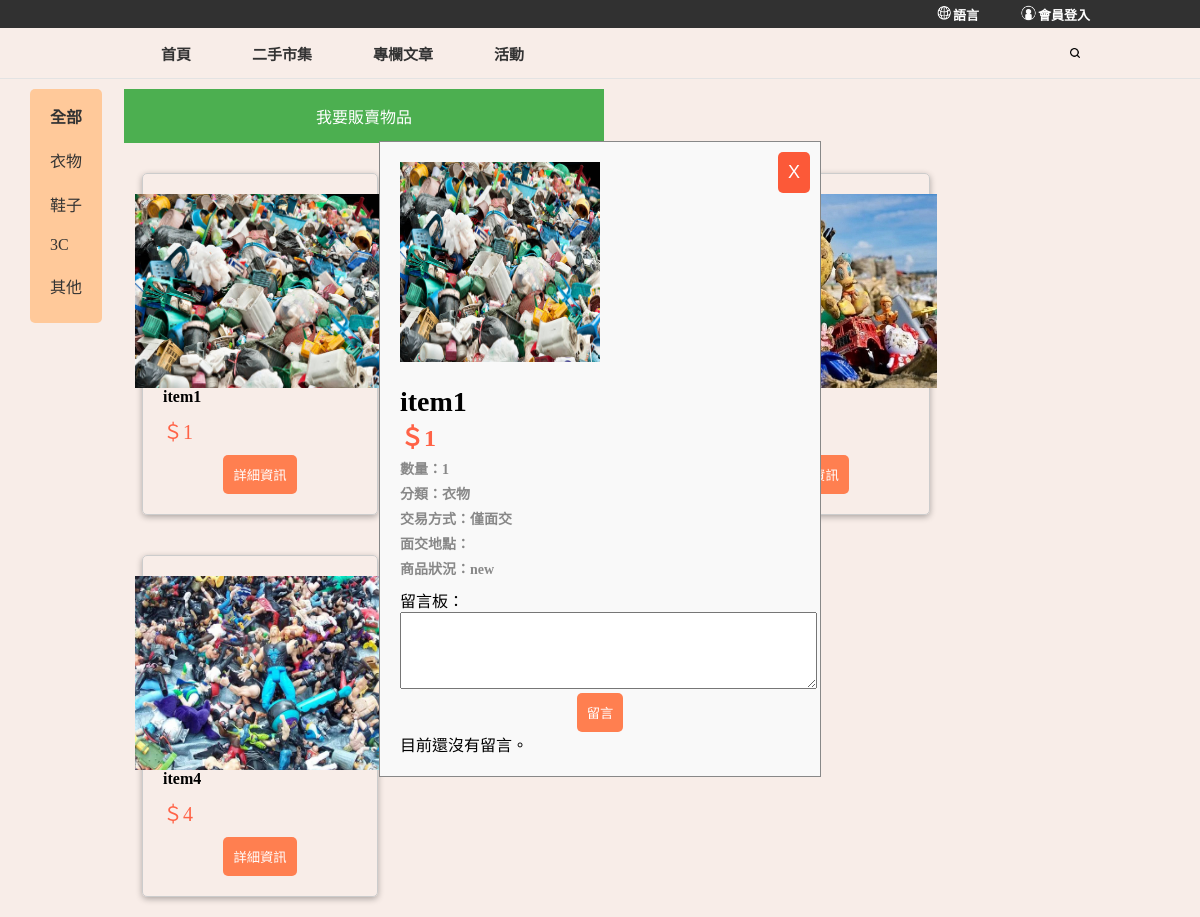
/posts/item/1/, run on an earlier commit of the app's database.
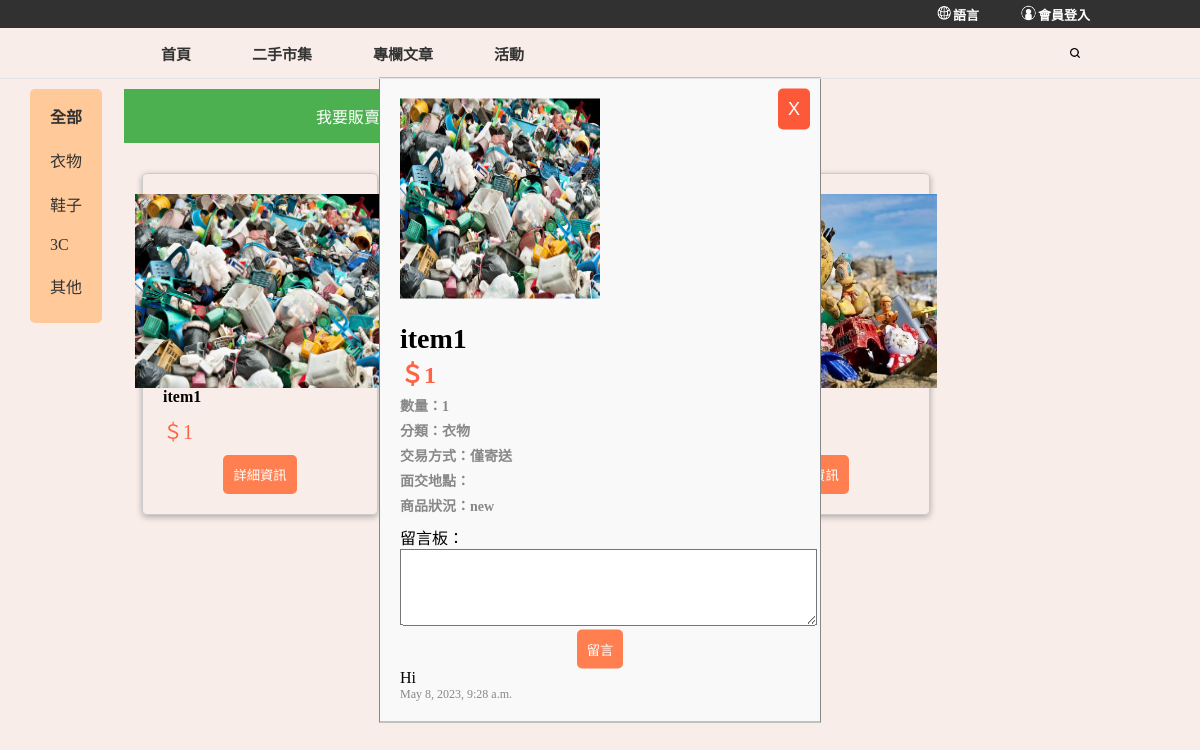
And on a later commit of the database.
### posts/models.py (models this page shows)
class Item(models.Model):
    item_id = models.AutoField(auto_created=True, primary_key=True)
    name = models.CharField(max_length=100)
    price = models.IntegerField()
    transaction_type = models.CharField(max_length=20)
    transaction_location = models.CharField(max_length=100, blank=True)
    quantity = models.IntegerField()
    category = models.CharField(max_length=20)
    condition = models.CharField(max_length=200)
    image = models.ImageField(upload_to='images/')

class Comment(models.Model):
    item_id = models.ForeignKey(Item, on_delete=models.CASCADE)
    content = models.TextField()
    created_at = models.DateTimeField(auto_now_add=True)

### posts/views.py (the view)
# urls.py: path('item/<int:item_id>/', views.item_detail, name='item_detail'),
def item_detail(request, item_id, category=None):
    if category:
        items = Item.objects.filter(category=category)
    else:
        items = Item.objects.all()
    item = get_object_or_404(Item, pk=item_id)
    item_id = item.item_id
    if request.method == 'POST':
        comment_content = request.POST.get('comment')
        comment = Comment(item_id=item, content=comment_content)
        comment.save()
        comments = Comment.objects.filter(item_id=item)
    else:
        comments = Comment.objects.filter(item_id=item)
    return render(request, 'item_detail.html', {'items': items, 'item': item, 'comments': comments, 'item_id': item_id})

### posts/templates/item_detail.html (shortened to what the changed rows need)
{% load static %}
<!DOCTYPE html>
<html lang="zh-TW">
<head>
  <link rel="stylesheet" href="{% static 'style.css' %}?v=1">
  <link rel="stylesheet" href="{% static 'navbar.css' %}?v=1">
</head>
<body>
    <div id="item-container">
        {% for item in items %}
            <div class="newItem">
                <div class="item-image-container">
                    <img src="{{ item.image.url }}" alt="{{ item.name }}"></img>
                </div>
                <div class="item-text-container">
                    <h3>{{ item.name }}</h3>
                    <p>＄{{ item.price }}</p>
                    <button class="item-details-button" data-item-id="{{ item.item_id }}">詳細資訊</button>
                </div>
                    <div class="item-details-container" data-item-id="{{ item.item_id }}">
                        <div class="item-details-image">
                            <img src="{{ item.image.url }}" alt="{{ item.name }}" />
                        </div>
                        <div class="item-details-text">
                            <h2>{{ item.name }}</h3>
                            <h3>＄{{ item.price }}</p>
                            <p>數量：{{ item.quantity }}</p>
                            <p>分類：{{ item.category }}</p>
                            <p>交易方式：{{ item.transaction_type }}</p>
                            <p>面交地點：{{ item.transaction_location }}</p>
                            <p>商品狀況：{{ item.condition }}</p>
                        </div>
                        <label>留言板：</label>
                        <form method="post" action="{% url 'item_detail' item_id=item.pk %}" id="comment-form">
                            <textarea id="comment-input" name="comment" rows="5" cols="50"></textarea>
                            <br>
                            <button type="submit" id="comment-submit-button">留言</button>
                        </form>
                        <div class="comments">
                            {% for comment in comments %}
                                <div class="comment">
                                    <p class="comment-content">{{ comment.content }}</p>
                                    <p class="comment-time">{{ comment.created_at }}</p>
                                </div>
                            {% empty %}
                                <p>目前還沒有留言。</p>
                            {% endfor %}
                        </div>
                        <button class="close-button" data-item-id="{{ item.item_id }}">X</button>
                    </div>
            </div>
        {% endfor %}
    </div>
</body>
</html>

What changed in the data, as far as the page shows it:
removed Item: image (picture), name "item4", price "4"
changed Item "item1": transaction_type "僅面交" → "僅寄送"; no longer shows "目前還沒有留言。"
added Comment: content "Hi", created_at "May 8, 2023, 9:28 a.m."
